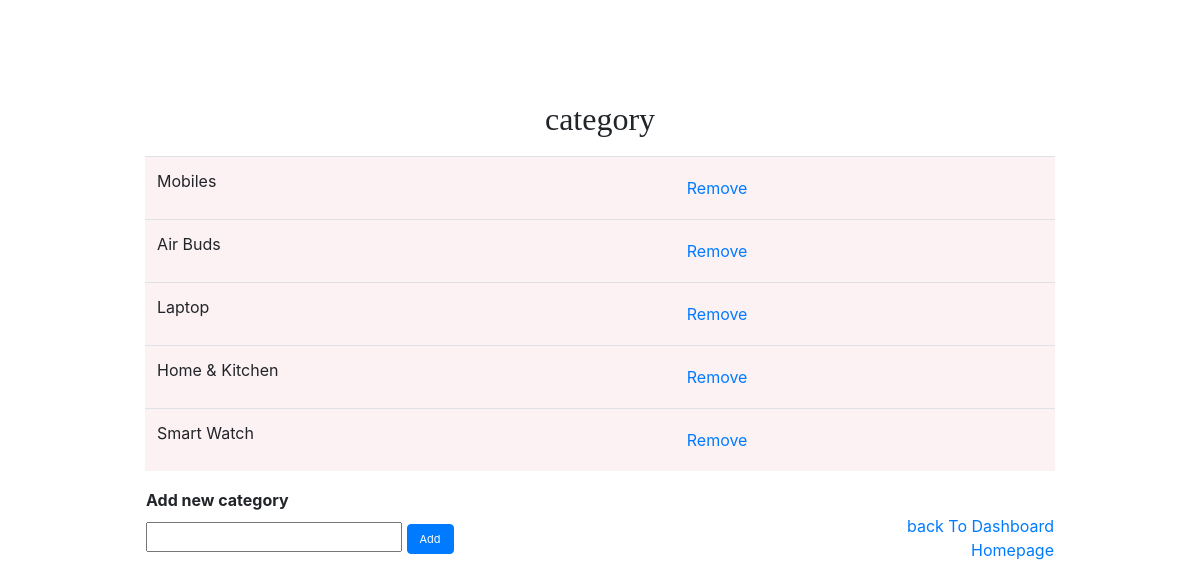
/Adminapp/category, run on the app's committed database.
### Admin/models.py (models this page shows)
class Category(models.Model):
    Category_name = models.CharField(max_length=20)
    def __str__(self):
        return self.Category_name
    class Meta:
        db_table = "Category"

### Admin/views.py (the view)
# urls.py: path('category',views.category),
def category(request):
    cats = Category.objects.all()
    return render(request,"category.html",{"cats":cats})

### Admin/templates/category.html (shortened to what this page needs)
<!DOCTYPE html>
{%extends "admin.html"%}
{%block content%}
<div class="container">
    <div style="margin:100px;" >
    <table class="table" style="background-color:rgb(252, 241, 243);">
        <h2 align="center" style="padding-bottom:10px; font-family: 'Times New Roman', Times, serif;">category</h2>
        {%for cat in cats%}
        <form method="post" id="myform{{cat.id}}">
        <tr><td><input type="hidden" name="catid" value="{{cat.id}}"/>{{cat}}</td><td><button type="button" class="btn btn-link" name="action" onclick="Remove('myform{{cat.id}}')">Remove</button></td></tr>
    </form>
        {%endfor%}
    </table>
    <form method="post" id="myform" action="Adminapp/Addcategory">
        <table style="width: 100%;">
        <tr><td><b>Add new category</b></td></tr>
            <tr><td><input type="text" name="cat_name"/>
            <input type="button" style="font-size:11px;" class="btn btn-primary" onclick="Add()" value="Add"></td>
            <td align="right"><a href="dashboard">back To Dashboard</a><br>
                <a href="/">Homepage</a></td></tr>
        </table>
    </form>
    </div>
</div>
{%endblock%}

### data on the page
Category: Category_name "Mobiles"
Category: Category_name "Air Buds"
Category: Category_name "Laptop"
Category: Category_name "Home & Kitchen"
Category: Category_name "Smart Watch"
